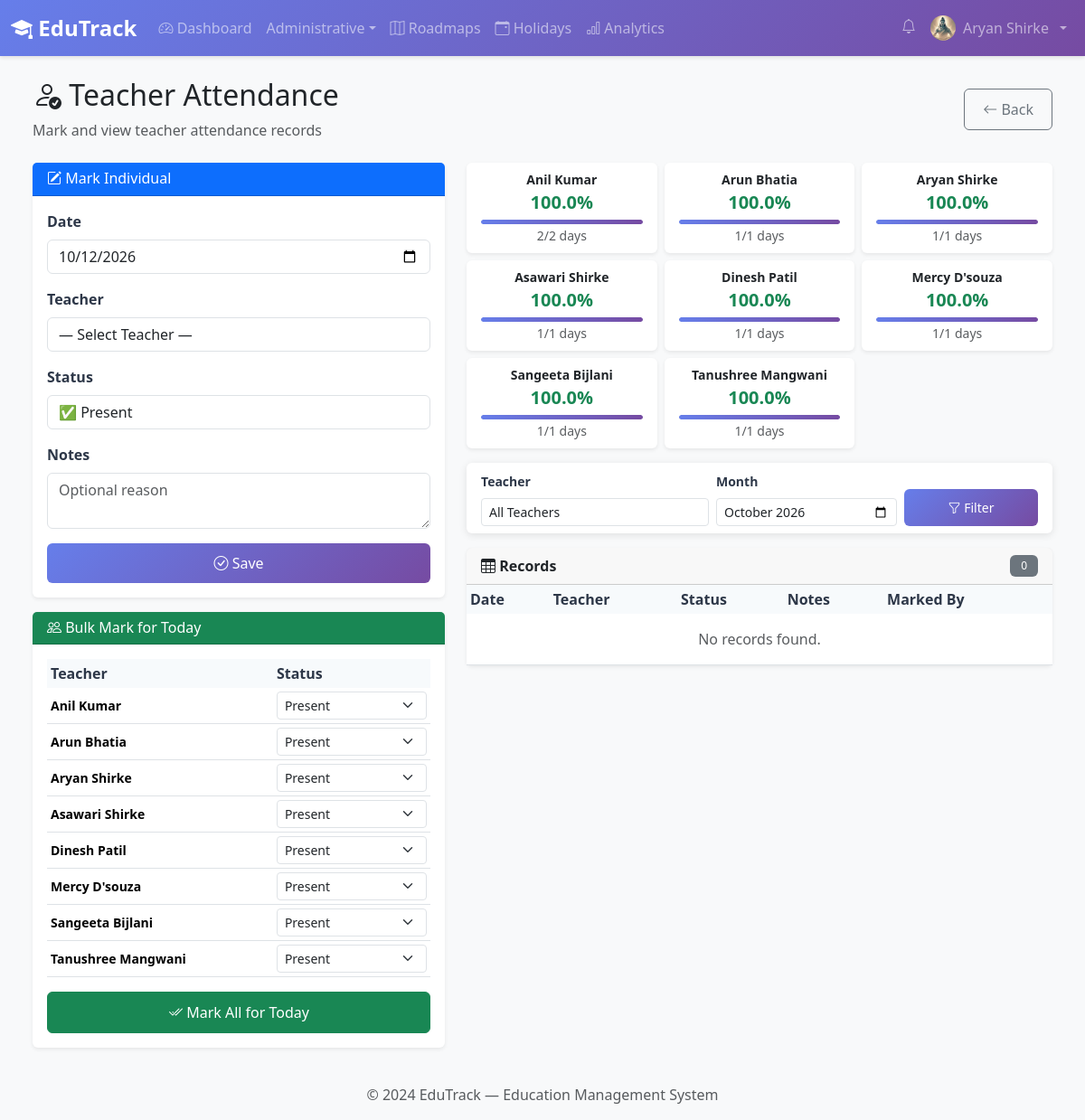
/admin-panel/teacher-attendance/ (signed in), run on the app's committed database.
### core/models.py (models this page shows, shortened)
class UserProfile(models.Model):
    ROLE_CHOICES = [
        ('admin', 'Administrator'),
        ('teacher', 'Teacher'),
        ('student', 'Student'),
        ('parent', 'Parent'),
    ]
    user = models.OneToOneField(
        User,
        on_delete=models.CASCADE,
        related_name='profile'
    )
    role = models.CharField(
        max_length=20,
        choices=ROLE_CHOICES,
        default='student'
    )
    phone_number = models.CharField(
        max_length=15,
        blank=True,
        help_text='Contact phone number'
    )
    profile_photo = models.ImageField(
        upload_to='profile_photos/',
        null=True,
        blank=True,
        validators=[validate_image_extension],
        help_text='Profile picture (JPG, PNG, GIF)'
    )
    date_of_birth = models.DateField(null=True, blank=True)
    address = models.TextField(blank=True, help_text='Residential address')
    pending_amount = models.DecimalField(
        max_digits=10,
        decimal_places=2,
        default=0.00,
        help_text='Running total of unpaid/overdue fees (auto-updated)'
    )
    created_at = models.DateTimeField(auto_now_add=True)
    updated_at = models.DateTimeField(auto_now=True)
    class Meta:
        verbose_name = 'User Profile'
        verbose_name_plural = 'User Profiles'
        ordering = ['user__first_name', 'user__last_name']

### core/views.py (the view, shortened to what this page needs)
# urls.py: path('admin-panel/teacher-attendance/', AdminTeacherAttendanceView.as_view(), name='admin_teacher_attendance'),
class AdminTeacherAttendanceView(LoginRequiredMixin, AdminRequiredMixin, View):
    template_name = 'admin/teacher_attendance.html'
    def get(self, request):
        from datetime import date as dt
        teachers = UserProfile.objects.filter(role='teacher').select_related('user')
        teacher_filter = request.GET.get('teacher_filter', '')
        month_filter   = request.GET.get('month_filter', dt.today().strftime('%Y-%m'))
        records = TeacherAttendance.objects.select_related(
            'teacher__user', 'marked_by'
        ).order_by('-date')
        if teacher_filter:
            records = records.filter(teacher__pk=teacher_filter)
        if month_filter:
            year, month = month_filter.split('-')
            records = records.filter(date__year=year, date__month=month)
        teacher_stats = []
        for tp in teachers:
            all_rec  = TeacherAttendance.objects.filter(teacher=tp)
            total    = all_rec.count()
            present  = all_rec.filter(status__in=['present', 'late', 'half_day']).count()
            rate     = round(present / total * 100, 1) if total else 0
            teacher_stats.append({'name': tp.user.get_full_name(), 'present': present,
                                   'total': total, 'rate': rate})
        return render(request, self.template_name, {
            'teachers':       teachers,
            'records':        records,
            'teacher_stats':  teacher_stats,
            'teacher_filter': teacher_filter,
            'month_filter':   month_filter,
            'today':          dt.today().strftime('%Y-%m-%d'),
        })

### core/views.py (called while the page is built)
    def test_func(self):
        return (
            self.request.user.is_superuser or
            (hasattr(self.request.user, 'profile') and
             self.request.user.profile.role == 'admin')
        )

### templates/admin/teacher_attendance.html (shortened to what this page needs)
{% extends 'base.html' %}
{% block content %}
<div class="container-fluid">
  <div class="d-flex justify-content-between align-items-center mb-4">
    <div>
      <h2><i class="bi bi-person-check"></i> Teacher Attendance</h2>
      <p class="text-muted mb-0">Mark and view teacher attendance records</p>
    </div>
    <a href="{% url 'admin_dashboard' %}" class="btn btn-outline-secondary">
      <i class="bi bi-arrow-left"></i> Back
    </a>
  </div>
  <div class="row g-4">
    <div class="col-md-5">
      <div class="card shadow-sm mb-3">
        <div class="card-header bg-primary text-white">
          <h6 class="mb-0"><i class="bi bi-pencil-square"></i> Mark Individual</h6>
        </div>
        <div class="card-body">
          <form method="post">
            <div class="mb-3">
              <label class="form-label fw-semibold">Date</label>
              <input type="date" name="date" class="form-control" value="{{ today }}" max="{{ today }}" required>
            </div>
            <div class="mb-3">
              <label class="form-label fw-semibold">Teacher</label>
              <select name="teacher_id" class="form-control" required>
                <option value="">— Select Teacher —</option>
              </select>
            </div>
            <div class="mb-3">
              <label class="form-label fw-semibold">Status</label>
              <select name="status" class="form-control" required>
                <option value="present">✅ Present</option>
              </select>
            </div>
            <div class="mb-3">
              <label class="form-label fw-semibold">Notes</label>
              <textarea name="notes" class="form-control" rows="2" placeholder="Optional reason"></textarea>
            </div>
            <button type="submit" class="btn btn-primary w-100">
              <i class="bi bi-check-circle"></i> Save
            </button>
          </form>
        </div>
      </div>
      <div class="card shadow-sm">
        <div class="card-header bg-success text-white">
          <h6 class="mb-0"><i class="bi bi-people"></i> Bulk Mark for Today</h6>
        </div>
        <div class="card-body">
          <form method="post">
            <table class="table table-sm align-middle mb-3">
              <thead class="table-light">
                <tr><th>Teacher</th><th>Status</th></tr>
              </thead>
              <tbody>
                {% for t in teachers %}
                <tr>
                  <td class="small fw-semibold">{{ t.user.get_full_name }}</td>
                  <td>
                    <select name="status_{{ t.pk }}" class="form-select form-select-sm">
                      <option value="present">Present</option>
                    </select>
                  </td>
                </tr>
                {% endfor %}
              </tbody>
            </table>
            <button type="submit" class="btn btn-success w-100">
              <i class="bi bi-check2-all"></i> Mark All for Today
            </button>
          </form>
        </div>
      </div>
    </div>
    <div class="col-md-7">
      <div class="row g-2 mb-3">
        {% for stat in teacher_stats %}
        <div class="col-6 col-md-4">
          <div class="card shadow-sm text-center border-0">
            <div class="card-body py-2">
              <div class="fw-semibold small">{{ stat.name }}</div>
              <div class="fs-5 fw-bold {% if stat.rate >= 90 %}text-success{% elif stat.rate >= 75 %}text-warning{% else %}text-danger{% endif %}">
                {{ stat.rate }}%
              </div>
              <div class="progress mt-1" style="height:5px;">
                <div class="progress-bar {% if stat.rate >= 90 %}bg-success{% elif stat.rate >= 75 %}bg-warning{% else %}bg-danger{% endif %}"
                     style="width:{{ stat.rate }}%"></div>
              </div>
              <small class="text-muted">{{ stat.present }}/{{ stat.total }} days</small>
            </div>
          </div>
        </div>
        {% endfor %}
      </div>
      <div class="card mb-3">
        <div class="card-body py-2">
          <form method="get" class="row g-2 align-items-end">
            <div class="col-md-5">
              <label class="form-label fw-semibold small">Teacher</label>
              <select name="teacher_filter" class="form-control form-control-sm">
                <option value="">All Teachers</option>
              </select>
            </div>
            <div class="col-md-4">
              <label class="form-label fw-semibold small">Month</label>
              <input type="month" name="month_filter" class="form-control form-control-sm" value="{{ month_filter }}">
            </div>
            <div class="col-md-3">
              <button type="submit" class="btn btn-sm btn-primary w-100"><i class="bi bi-funnel"></i> Filter</button>
            </div>
          </form>
        </div>
      </div>
      <div class="card shadow-sm">
        <div class="card-header d-flex justify-content-between align-items-center">
          <strong><i class="bi bi-table"></i> Records</strong>
          <span class="badge bg-secondary">{{ records|length }}</span>
        </div>
        <div class="card-body p-0">
          <div class="table-responsive" style="max-height:420px;overflow-y:auto;">
            <table class="table table-hover table-sm align-middle mb-0">
              <thead class="table-dark sticky-top">
                <tr><th>Date</th><th>Teacher</th><th>Status</th><th>Notes</th><th>Marked By</th></tr>
              </thead>
              <tbody>
                {% for r in records %}
                <tr>
                  <td>{{ r.date|date:"d M Y" }}</td>
                  <td class="fw-semibold">{{ r.teacher.user.get_full_name }}</td>
                  <td>
                    {% if r.status == 'present' %}<span class="badge bg-success">Present</span>
                    {% elif r.status == 'absent' %}<span class="badge bg-danger">Absent</span>
                    {% elif r.status == 'late' %}<span class="badge bg-warning text-dark">Late</span>
                    {% elif r.status == 'half_day' %}<span class="badge bg-info text-dark">Half Day</span>
                    {% elif r.status == 'excused' %}<span class="badge bg-secondary">Excused</span>
                    {% endif %}
                  </td>
                  <td><small class="text-muted">{{ r.notes|default:"—"|truncatechars:40 }}</small></td>
                  <td><small class="text-muted">{{ r.marked_by.get_full_name }}</small></td>
                </tr>
                {% empty %}
                <tr><td colspan="5" class="text-center text-muted py-3">No records found.</td></tr>
                {% endfor %}
              </tbody>
            </table>
          </div>
        </div>
      </div>
    </div>
  </div>
</div>
{% endblock %}

### templates/base.html (shortened to what this page needs)
{% load static %}
<!DOCTYPE html>
<html lang="en">
<head>
  <link href="https://cdn.jsdelivr.net/npm/bootstrap@5.3.2/dist/css/bootstrap.min.css" rel="stylesheet">
  <link rel="stylesheet" href="https://cdn.jsdelivr.net/npm/bootstrap-icons@1.11.1/font/bootstrap-icons.css">
  <link rel="stylesheet" href="{% static 'css/style.css' %}">
</head>
<body>
  {% if user.is_authenticated %}
  <nav class="navbar navbar-expand-lg navbar-dark" style="background: linear-gradient(135deg,#667eea,#764ba2)">
    <div class="container-fluid">
      <a class="navbar-brand fw-bold" href="{% url 'dashboard' %}">
        <i class="bi bi-mortarboard-fill"></i> EduTrack
      </a>
      <div class="collapse navbar-collapse" id="navbarNav">
        <ul class="navbar-nav me-auto">
          {% if user.profile.role == 'admin' or user.is_superuser %}
          <li class="nav-item"><a class="nav-link" href="{% url 'admin_dashboard' %}"><i class="bi bi-speedometer2"></i> Dashboard</a></li>
          <li class="nav-item dropdown">
            <a class="nav-link dropdown-toggle" href="#" data-bs-toggle="dropdown">Administrative</a>
          </li>
          <li class="nav-item"><a class="nav-link" href="{% url 'all_roadmaps' %}"><i class="bi bi-map"></i> Roadmaps</a></li>
          <li class="nav-item"><a class="nav-link" href="{% url 'holiday_list' %}"><i class="bi bi-calendar-event"></i> Holidays</a></li>
          <li class="nav-item"><a class="nav-link" href="{% url 'admin_analytics' %}"><i class="bi bi-bar-chart"></i> Analytics</a></li>
          {% elif user.profile.role == 'parent' %}
          <li class="nav-item"><a class="nav-link" href="{% url 'parent_dashboard' %}">Dashboard</a></li>
          <li class="nav-item"><a class="nav-link" href="{% url 'public_roadmaps' %}">Roadmaps</a></li>
          <li class="nav-item"><a class="nav-link" href="{% url 'parent_feedback' %}">Feedback</a></li>
          {% endif %}
        </ul>
        <ul class="navbar-nav">
          <li class="nav-item">
            <a class="nav-link position-relative" {% if request.user.profile.role == 'admin' %}
							href="{% url 'admin_notifications' %}"
						{% else %}
							href="{% url 'notifications' %}"
						{% endif %}>
              <i class="bi bi-bell"></i>
            </a>
          </li>
          <li class="nav-item dropdown">
            <a class="nav-link dropdown-toggle d-flex align-items-center gap-2" href="#" data-bs-toggle="dropdown">
              {% if user.profile.profile_photo %}
                <img src="{{ user.profile.profile_photo.url }}" class="rounded-circle" width="28" height="28" style="object-fit:cover;">
              {% else %}
                <i class="bi bi-person-circle"></i>
              {% endif %}
              {{ user.get_full_name|default:user.username }}
            </a>
          </li>
        </ul>
      </div>
    </div>
  </nav>
  {% endif %}
  <div class="container-fluid py-4 px-4">
    {% block content %}{% endblock %}
  </div>
  <footer class="footer mt-auto py-3 bg-light">
    <div class="container text-center">
      <span class="text-muted">© 2024 EduTrack — Education Management System</span>
    </div>
  </footer>
</body>
</html>

### static/css/style.css (style rules this page uses)
:root { --primary-color: #667eea; --secondary-color: #764ba2; --success-color: #48bb78; --danger-color: #f56565; --warning-color: #ed8936; --info-color: #4299e1; --dark-color: #2d3748; --light-color: #f7fafc; }
body { font-family: 'Segoe UI', Tahoma, Geneva, Verdana, sans-serif; background-color: #f8f9fa; }
.navbar-brand { font-weight: 700; font-size: 1.5rem; }
.navbar { box-shadow: 0 2px 4px rgba(0,0,0,.1); }
.card { border: none; box-shadow: 0 2px 8px rgba(0,0,0,.1); transition: transform 0.2s, box-shadow 0.2s; }
.btn { border-radius: 6px; font-weight: 500; padding: 10px 20px; transition: all 0.3s; }
.btn-primary { background: linear-gradient(135deg, var(--primary-color) 0%, var(--secondary-color) 100%); border: none; }
.form-label { font-weight: 600; color: var(--dark-color); margin-bottom: 8px; }
.table { background: white; }
.table thead th { background-color: var(--light-color); color: var(--dark-color); font-weight: 600; border: none; }
.badge { padding: 6px 12px; font-weight: 500; border-radius: 6px; }
.progress { height: 10px; border-radius: 5px; background-color: #e2e8f0; }
.progress-bar { background: linear-gradient(90deg, var(--primary-color) 0%, var(--secondary-color) 100%); border-radius: 5px; }
.footer { margin-top: 50px; padding: 20px 0; background-color: var(--light-color); text-align: center; color: #718096; }

### data on the page
UserProfile: user.get_full_name "Anil Kumar", id "Present"
UserProfile: user.get_full_name "Arun Bhatia", id "Present"
UserProfile: user.get_full_name "Aryan Shirke", id "Present"
UserProfile: user.get_full_name "Asawari Shirke", id "Present"
UserProfile: user.get_full_name "Dinesh Patil", id "Present"
UserProfile: user.get_full_name "Mercy D'souza", id "Present"
UserProfile: user.get_full_name "Sangeeta Bijlani", id "Present"
UserProfile: user.get_full_name "Tanushree Mangwani", id "Present"

### other printed values
{{ user.get_full_name|default:user.username }} "Aryan Shirke"
{{ stat.name }} "Anil Kumar" "Arun Bhatia" "Aryan Shirke" "Asawari Shirke" "Dinesh Patil" "Mercy D'souza" "Sangeeta Bijlani" "Tanushree Mangwani"
{{ stat.rate }} "100.0" "100.0" "100.0" "100.0" "100.0" "100.0" "100.0" "100.0"
{{ stat.present }} "2" "1" "1" "1" "1" "1" "1" "1"
{{ stat.total }} "2" "1" "1" "1" "1" "1" "1" "1"
{{ records|length }} "0"
